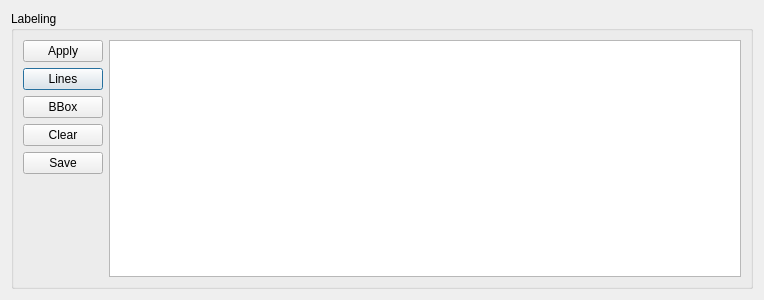
<?xml version="1.0" encoding="UTF-8"?>
<ui version="4.0">
 <class>LabelingDialog</class>
 <widget class="QDialog" name="LabelingDialog">
  <property name="geometry">
   <rect>
    <x>0</x>
    <y>0</y>
    <width>764</width>
    <height>300</height>
   </rect>
  </property>
  <property name="windowTitle">
   <string>LabelingDialog</string>
  </property>
  <layout class="QVBoxLayout" name="verticalLayout">
   <item>
    <widget class="QGroupBox" name="grp_Labeling">
     <property name="title">
      <string>Labeling</string>
     </property>
     <layout class="QHBoxLayout" name="horizontalLayout_11">
      <item>
       <layout class="QGridLayout" name="gridLayout">
        <item row="1" column="0">
         <widget class="QPushButton" name="pBtn_Principal_Axes_Line_Apply">
          <property name="text">
           <string>Lines</string>
          </property>
         </widget>
        </item>
        <item row="2" column="0">
         <widget class="QPushButton" name="pBtn_BBox_Apply">
          <property name="text">
           <string>BBox</string>
          </property>
         </widget>
        </item>
        <item row="3" column="0">
         <widget class="QPushButton" name="pBtn_Clear_Apply">
          <property name="text">
           <string>Clear</string>
          </property>
         </widget>
        </item>
        <item row="0" column="0">
         <widget class="QPushButton" name="pBtn_Labeling_Apply">
          <property name="text">
           <string>Apply</string>
          </property>
         </widget>
        </item>
        <item row="5" column="0">
         <spacer name="verticalSpacer">
          <property name="orientation">
           <enum>Qt::Vertical</enum>
          </property>
          <property name="sizeHint" stdset="0">
           <size>
            <width>20</width>
            <height>40</height>
           </size>
          </property>
         </spacer>
        </item>
        <item row="4" column="0">
         <widget class="QPushButton" name="pBtn_Save_Features">
          <property name="text">
           <string>Save</string>
          </property>
         </widget>
        </item>
       </layout>
      </item>
      <item>
       <widget class="QTableWidget" name="tableWidget_Labeling"/>
      </item>
     </layout>
    </widget>
   </item>
  </layout>
 </widget>
 <resources/>
 <connections/>
</ui>
